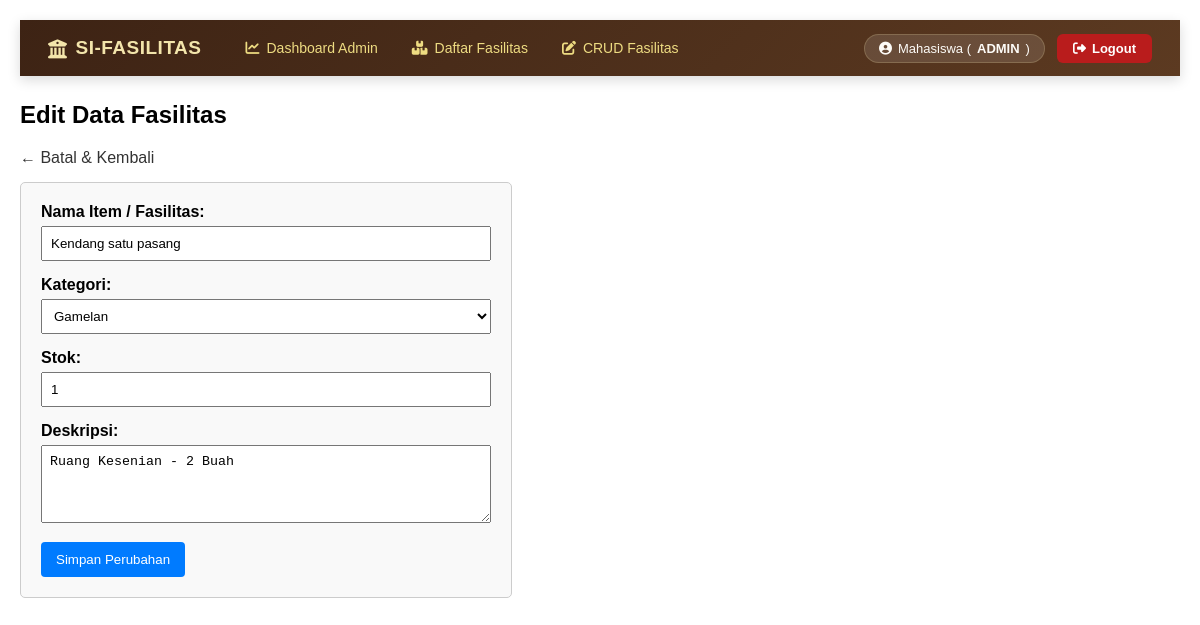
Page /index.php?action=edit_fasilitas&id=16 (signed in) on the committed database.
### tables this page shows
CREATE TABLE `fasilitas` (
  `id_fasilitas` int(11) NOT NULL,
  `nama_item` varchar(100) NOT NULL,
  `id_kategori` int(11) DEFAULT NULL,
  `kategori` enum('Aula','Gamelan','Pakaian Tari') NOT NULL,
  `stok` int(11) DEFAULT 1,
  `deskripsi` text DEFAULT NULL
);

### config/database.php (called while the page is built, shortened)
<?php
class Database {
    private $host = "localhost";
    private $user = "root";
    private $pass = "";
    private $dbname = "peminjaman_aula";
    public function getConnection() {
        $this->conn = null;
        try {
            $this->conn = new PDO("mysql:host=" . $this->host . ";dbname=" . $this->dbname, $this->user, $this->pass);
            $this->conn->setAttribute(PDO::ATTR_ERRMODE, PDO::ERRMODE_EXCEPTION);
        } catch(PDOException $exception) {
            echo "Connection error: " . $exception->getMessage();
        }
        return $this->conn;
    }
}
?>

### models/fasilitas.php (called while the page is built, shortened)
<?php
class Fasilitas {
    private $db;
    private $table = 'fasilitas';
    public function __construct($db) {
        $this->db = $db;
    }
    public function getById($id) {
        $query = "SELECT * FROM " . $this->table . " WHERE id_fasilitas = :id";
        $stmt = $this->db->prepare($query);
        $stmt->bindParam(':id', $id);
        $stmt->execute();
        return $stmt->fetch(PDO::FETCH_ASSOC);
    }
}
?>

### views/fasilitas/edit.php (the view, shortened to what this page needs)
<!DOCTYPE html>
<html lang="id">
<head>
</head>
<body>
    <?php
    if (file_exists(__DIR__ . '/../layouts/navbar.php')) {
        include __DIR__ . '/../layouts/navbar.php';
    } elseif (file_exists(__DIR__ . '/../layouts/header.php')) {
        include __DIR__ . '/../layouts/header.php';
    }
    ?>
    <h2>Edit Data Fasilitas</h2>
    <a href="index.php?action=kelola_fasilitas" class="btn-back">← Batal & Kembali</a>
    <div class="form-box">
        <form action="index.php?action=edit_fasilitas&id=<?= $data['id_fasilitas']; ?>" method="POST">
            <div class="form-group">
                <label>Nama Item / Fasilitas:</label>
                <input type="text" name="nama_item" value="<?= htmlspecialchars($data['nama_item']); ?>" required>
            </div>
            <div class="form-group">
                <label>Kategori:</label>
                <select name="id_kategori" required>
                    <option value="2" <?= ($data['id_kategori'] == 2) ? 'selected' : ''; ?>>Gamelan</option>
                </select>
            </div>
            <div class="form-group">
                <label>Stok:</label>
                <input type="number" name="stok" value="<?= htmlspecialchars($data['stok']); ?>" min="0" required>
            </div>
            <div class="form-group">
                <label>Deskripsi:</label>
                <textarea name="deskripsi" rows="4" required><?= htmlspecialchars($data['deskripsi']); ?></textarea>
            </div>
            <button type="submit" class="btn-submit">Simpan Perubahan</button>
        </form>
    </div>
</body>
</html>

### views/fasilitas/edit.php (style rules this page uses)
body { font-family: Arial, sans-serif; margin: 20px; }
.form-box { background: #f9f9f9; padding: 20px; border: 1px solid #ccc; max-width: 450px; border-radius: 5px; }
.form-group { margin-bottom: 15px; }
label { display: block; margin-bottom: 5px; font-weight: bold; }
input[type="text"], input[type="number"], select, textarea { width: 100%; padding: 8px; box-sizing: border-box; }
.btn-submit { background: #007bff; color: white; border: none; padding: 10px 15px; cursor: pointer; border-radius: 4px; }
.btn-back { display: inline-block; margin-bottom: 15px; color: #333; text-decoration: none; }

### rows in the picture
fasilitas: nama_item "Kendang satu pasang", id_kategori "Gamelan", stok "1", deskripsi "Ruang Kesenian - 2 Buah"

### other values in the picture
$role "ADMIN"
